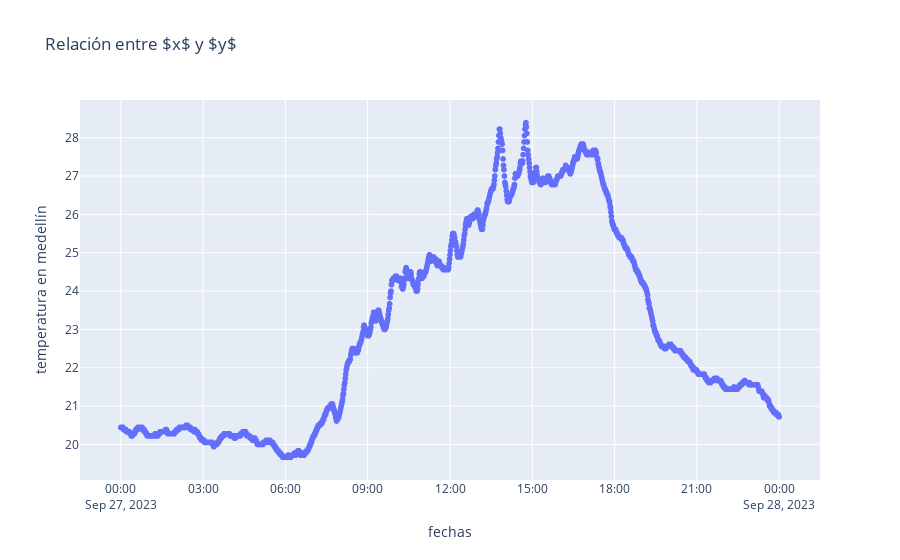

Write notebook code for a chart like this one.
### Code cell
import pandas as pd 
import plotly.express as px
#fig = px.line(tabla,x = tabla.keys()[0], y = tabla.keys()[1], title=r'Relación entre $x$ y $y$')

fig = px.scatter(tabla,x = tabla.keys()[0], y = tabla.keys()[1], title=r'Relación entre $x$ y $y$')

fig.show()

fig.write_html('relacion_entre_x_e_y.html', auto_open=True)

### Figure 1 — Plotly figure (JSON) as saved in the notebook; plotly's stock layout.template omitted (floating-point values rounded to 4 significant figures; data arrays with more than 128 entries replaced by an {"elided": "..."} marker saying what was removed)
{"data": [{"hovertemplate": "fechas=%{x}<br>temperatura en medellín=%{y}<extra></extra>", "legendgroup": "", "marker": {"color": "#636efa", "symbol": "circle"}, "mode": "markers", "name": "", "showlegend": false, "type": "scattergl", "x": {"elided": "1441 str values"}, "xaxis": "x", "y": {"elided": "1441 float values"}, "yaxis": "y"}], "layout": {"legend": {"tracegroupgap": 0}, "title": {"text": "Relación entre $x$ y $y$"}, "xaxis": {"anchor": "y", "domain": [0, 1], "title": {"text": "fechas"}}, "yaxis": {"anchor": "x", "domain": [0, 1], "title": {"text": "temperatura en medellín"}}}}
